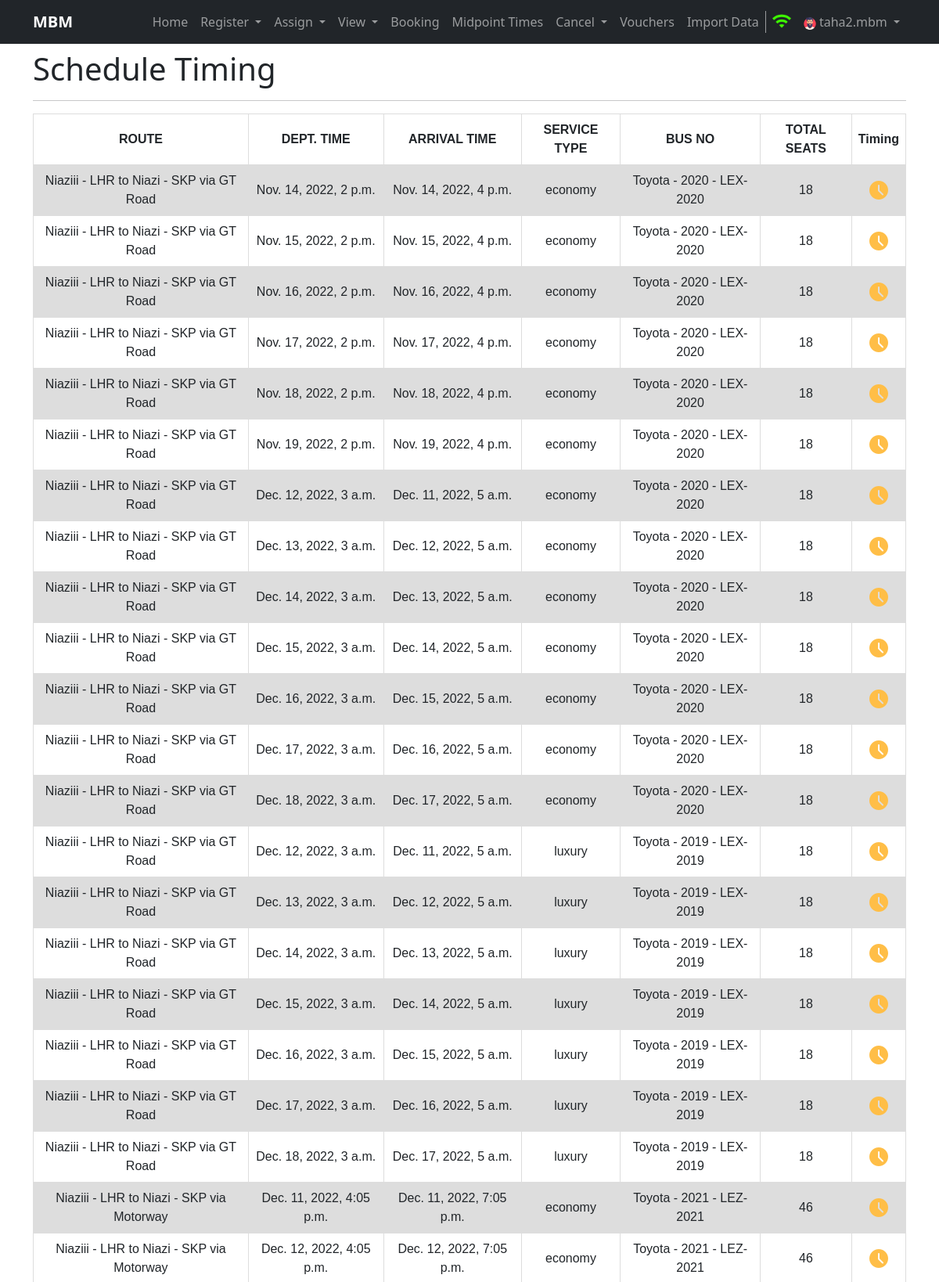
Page /midtimes (signed in, upper part) on the committed database.
### home/models.py (models this page shows, shortened)
class Schedule(models.Model):
    departure = models.DateTimeField()
    arrival = models.DateTimeField()
    route_assg_bus = models.ForeignKey("RouteAssignedToBus", on_delete=models.CASCADE)
    mid_dept = models.CharField(max_length=500, default=None, null=True)
    status = models.BooleanField(default=True)
    created = models.DateTimeField(auto_now_add=True, editable=False, null=False, blank=False)
    last_modified = models.DateTimeField(auto_now_add=True, editable=False, null=False, blank=False)
    class Meta:
        verbose_name_plural = 'Schedule'

class RouteAssignedToBus(models.Model):
    bus = models.ForeignKey("Bus", on_delete=models.SET_NULL, null=True)
    route = models.ForeignKey("Route", on_delete=models.CASCADE)
    created = models.DateTimeField(auto_now_add=True, editable=False, null=False, blank=False)
    last_modified = models.DateTimeField(auto_now_add=True, editable=False, null=False, blank=False)
    class Meta:
        verbose_name_plural = 'RouteAssignedToBus'

class Route(models.Model):
    source = models.ForeignKey(Terminal, related_name='source_terminal', on_delete=models.CASCADE)
    destination = models.ForeignKey(Terminal, related_name='destination_terminal', on_delete=models.CASCADE)
    via = models.CharField(max_length=100)
    created = models.DateTimeField(auto_now_add=True, editable=False, null=False, blank=False)
    last_modified = models.DateTimeField(auto_now_add=True, editable=False, null=False, blank=False)
    class Meta:
        verbose_name_plural = 'Route'
    def __str__(self):
        return str(self.source) + ' to ' + str(self.destination) + ' via ' + self.via

class Terminal(models.Model):
    tcode = models.CharField(max_length=3, unique=True)
    name = models.CharField(max_length=100)
    city = models.CharField(max_length=100)
    address = models.CharField(max_length=150)
    created = models.DateTimeField(auto_now_add=True, editable=False, null=False, blank=False)
    last_modified = models.DateTimeField(auto_now_add=True, editable=False, null=False, blank=False)
    class Meta:
        verbose_name_plural = 'Terminal'
    def __str__(self):
        return self.name + ' - ' + self.city

class Bus(models.Model):
    bus_number = models.CharField(max_length=30, unique=True)
    seating_capacity = models.IntegerField()
    service_type = models.CharField(max_length=100)
    bus_model = models.CharField(max_length=100)
    created = models.DateTimeField(auto_now_add=True, editable=False, null=False, blank=False)
    last_modified = models.DateTimeField(auto_now_add=True, editable=False, null=False, blank=False)
    class Meta:
        verbose_name_plural = 'Bus'
    def __str__(self):
        return self.bus_model + ' - ' + self.bus_number

### home/views.py (the view)
# urls.py: path('midtimes', views.midtimes, name='midtimes'),
def midtimes(request):
    if request.user.is_anonymous:
        return redirect('/login')
    schedule = None
    try:
        schedule = Schedule.objects.filter(status=1).distinct()
    except Exception as e:
        messages.warning(request, e)
    return render(request, 'midtimes.html', {'schedule': schedule})

### templates/midtimes.html (shortened to what this page needs)
{% extends 'base.html' %}
{% block username %}{{ request.user.username }}{% endblock username %}
{%block body%}
{% load static %}
<div class="container my-2">
  <h1>Schedule Timing</h1>
  <hr>
</div>
<div class="container">
    <table class="schedule">
      <tr>
        <th>ROUTE</th>
        <th>DEPT. TIME</th>
        <th>ARRIVAL TIME</th>
        <th>SERVICE TYPE</th>
        <th>BUS NO</th>
        <th>TOTAL SEATS</th>
        <th>Timing</th>
      </tr>
      {% for sc in schedule %}
      {% if sc.route_assg_bus.bus %}
      <tr class="tr">
        <td>{{sc.route_assg_bus.route}}</td>
        <td>{{sc.departure}}</td>
        <td>{{sc.arrival}}</td>
        <td>{{sc.route_assg_bus.bus.service_type}}</td>
        <td>{{sc.route_assg_bus.bus}}</td>
        <td>{{sc.route_assg_bus.bus.seating_capacity}}</td>
        <td><a href="{% url 'addtimetosc' schedule_id=sc.id %}" tooltip="Set Time"><img src="{% static 'images/time.png' %}"></a></td>
      </tr>
      {% endif %}
      {% endfor %}
    </table>
  </div>
{%endblock body%}

### static/css/style.css (style rules this page uses)
.schedule, .seats { font-family: arial, sans-serif; border-collapse: collapse; width: 100%; }
.schedule td, .bookings td, th { border: 1px solid #dddddd; text-align: center; padding: 8px; }
.schedule .tr:nth-child(even) { background-color: #dddddd; }
img { max-width: inherit; width: inherit; }

### rows in the picture
Schedule: route_assg_bus.route "Niaziii - LHR to Niazi - SKP via GT Road", departure "Nov. 14, 2022, 2 p.m.", arrival "Nov. 14, 2022, 4 p.m.", route_assg_bus.bus.service_type "economy", route_assg_bus.bus "Toyota - 2020 - LEX-2020", route_assg_bus.bus.seating_capacity "18"
Schedule: route_assg_bus.route "Niaziii - LHR to Niazi - SKP via GT Road", departure "Nov. 15, 2022, 2 p.m.", arrival "Nov. 15, 2022, 4 p.m.", route_assg_bus.bus.service_type "economy", route_assg_bus.bus "Toyota - 2020 - LEX-2020", route_assg_bus.bus.seating_capacity "18"
Schedule: route_assg_bus.route "Niaziii - LHR to Niazi - SKP via GT Road", departure "Nov. 16, 2022, 2 p.m.", arrival "Nov. 16, 2022, 4 p.m.", route_assg_bus.bus.service_type "economy", route_assg_bus.bus "Toyota - 2020 - LEX-2020", route_assg_bus.bus.seating_capacity "18"
Schedule: route_assg_bus.route "Niaziii - LHR to Niazi - SKP via GT Road", departure "Nov. 17, 2022, 2 p.m.", arrival "Nov. 17, 2022, 4 p.m.", route_assg_bus.bus.service_type "economy", route_assg_bus.bus "Toyota - 2020 - LEX-2020", route_assg_bus.bus.seating_capacity "18"
Schedule: route_assg_bus.route "Niaziii - LHR to Niazi - SKP via GT Road", departure "Nov. 18, 2022, 2 p.m.", arrival "Nov. 18, 2022, 4 p.m.", route_assg_bus.bus.service_type "economy", route_assg_bus.bus "Toyota - 2020 - LEX-2020", route_assg_bus.bus.seating_capacity "18"
Schedule: route_assg_bus.route "Niaziii - LHR to Niazi - SKP via GT Road", departure "Nov. 19, 2022, 2 p.m.", arrival "Nov. 19, 2022, 4 p.m.", route_assg_bus.bus.service_type "economy", route_assg_bus.bus "Toyota - 2020 - LEX-2020", route_assg_bus.bus.seating_capacity "18"
Schedule: route_assg_bus.route "Niaziii - LHR to Niazi - SKP via GT Road", departure "Dec. 12, 2022, 3 a.m.", arrival "Dec. 11, 2022, 5 a.m.", route_assg_bus.bus.service_type "economy", route_assg_bus.bus "Toyota - 2020 - LEX-2020", route_assg_bus.bus.seating_capacity "18"
Schedule: route_assg_bus.route "Niaziii - LHR to Niazi - SKP via GT Road", departure "Dec. 13, 2022, 3 a.m.", arrival "Dec. 12, 2022, 5 a.m.", route_assg_bus.bus.service_type "economy", route_assg_bus.bus "Toyota - 2020 - LEX-2020", route_assg_bus.bus.seating_capacity "18"
Schedule: route_assg_bus.route "Niaziii - LHR to Niazi - SKP via GT Road", departure "Dec. 14, 2022, 3 a.m.", arrival "Dec. 13, 2022, 5 a.m.", route_assg_bus.bus.service_type "economy", route_assg_bus.bus "Toyota - 2020 - LEX-2020", route_assg_bus.bus.seating_capacity "18"
Schedule: route_assg_bus.route "Niaziii - LHR to Niazi - SKP via GT Road", departure "Dec. 15, 2022, 3 a.m.", arrival "Dec. 14, 2022, 5 a.m.", route_assg_bus.bus.service_type "economy", route_assg_bus.bus "Toyota - 2020 - LEX-2020", route_assg_bus.bus.seating_capacity "18"
Schedule: route_assg_bus.route "Niaziii - LHR to Niazi - SKP via GT Road", departure "Dec. 16, 2022, 3 a.m.", arrival "Dec. 15, 2022, 5 a.m.", route_assg_bus.bus.service_type "economy", route_assg_bus.bus "Toyota - 2020 - LEX-2020", route_assg_bus.bus.seating_capacity "18"
Schedule: route_assg_bus.route "Niaziii - LHR to Niazi - SKP via GT Road", departure "Dec. 17, 2022, 3 a.m.", arrival "Dec. 16, 2022, 5 a.m.", route_assg_bus.bus.service_type "economy", route_assg_bus.bus "Toyota - 2020 - LEX-2020", route_assg_bus.bus.seating_capacity "18"
Schedule: route_assg_bus.route "Niaziii - LHR to Niazi - SKP via GT Road", departure "Dec. 18, 2022, 3 a.m.", arrival "Dec. 17, 2022, 5 a.m.", route_assg_bus.bus.service_type "economy", route_assg_bus.bus "Toyota - 2020 - LEX-2020", route_assg_bus.bus.seating_capacity "18"
Schedule: route_assg_bus.route "Niaziii - LHR to Niazi - SKP via GT Road", departure "Dec. 12, 2022, 3 a.m.", arrival "Dec. 11, 2022, 5 a.m.", route_assg_bus.bus.service_type "luxury", route_assg_bus.bus "Toyota - 2019 - LEX-2019", route_assg_bus.bus.seating_capacity "18"
Schedule: route_assg_bus.route "Niaziii - LHR to Niazi - SKP via GT Road", departure "Dec. 13, 2022, 3 a.m.", arrival "Dec. 12, 2022, 5 a.m.", route_assg_bus.bus.service_type "luxury", route_assg_bus.bus "Toyota - 2019 - LEX-2019", route_assg_bus.bus.seating_capacity "18"
Schedule: route_assg_bus.route "Niaziii - LHR to Niazi - SKP via GT Road", departure "Dec. 14, 2022, 3 a.m.", arrival "Dec. 13, 2022, 5 a.m.", route_assg_bus.bus.service_type "luxury", route_assg_bus.bus "Toyota - 2019 - LEX-2019", route_assg_bus.bus.seating_capacity "18"
Schedule: route_assg_bus.route "Niaziii - LHR to Niazi - SKP via GT Road", departure "Dec. 15, 2022, 3 a.m.", arrival "Dec. 14, 2022, 5 a.m.", route_assg_bus.bus.service_type "luxury", route_assg_bus.bus "Toyota - 2019 - LEX-2019", route_assg_bus.bus.seating_capacity "18"
Schedule: route_assg_bus.route "Niaziii - LHR to Niazi - SKP via GT Road", departure "Dec. 16, 2022, 3 a.m.", arrival "Dec. 15, 2022, 5 a.m.", route_assg_bus.bus.service_type "luxury", route_assg_bus.bus "Toyota - 2019 - LEX-2019", route_assg_bus.bus.seating_capacity "18"
Schedule: route_assg_bus.route "Niaziii - LHR to Niazi - SKP via GT Road", departure "Dec. 17, 2022, 3 a.m.", arrival "Dec. 16, 2022, 5 a.m.", route_assg_bus.bus.service_type "luxury", route_assg_bus.bus "Toyota - 2019 - LEX-2019", route_assg_bus.bus.seating_capacity "18"
Schedule: route_assg_bus.route "Niaziii - LHR to Niazi - SKP via GT Road", departure "Dec. 18, 2022, 3 a.m.", arrival "Dec. 17, 2022, 5 a.m.", route_assg_bus.bus.service_type "luxury", route_assg_bus.bus "Toyota - 2019 - LEX-2019", route_assg_bus.bus.seating_capacity "18"
Schedule: route_assg_bus.route "Niaziii - LHR to Niazi - SKP via Motorway", departure "Dec. 11, 2022, 4:05 p.m.", arrival "Dec. 11, 2022, 7:05 p.m.", route_assg_bus.bus.service_type "economy", route_assg_bus.bus "Toyota - 2021 - LEZ-2021", route_assg_bus.bus.seating_capacity "46"
Schedule: route_assg_bus.route "Niaziii - LHR to Niazi - SKP via Motorway", departure "Dec. 12, 2022, 4:05 p.m.", arrival "Dec. 12, 2022, 7:05 p.m.", route_assg_bus.bus.service_type "economy", route_assg_bus.bus "Toyota - 2021 - LEZ-2021", route_assg_bus.bus.seating_capacity "46"

### other values in the picture
{{ request.user.username }} "taha2.mbm"
